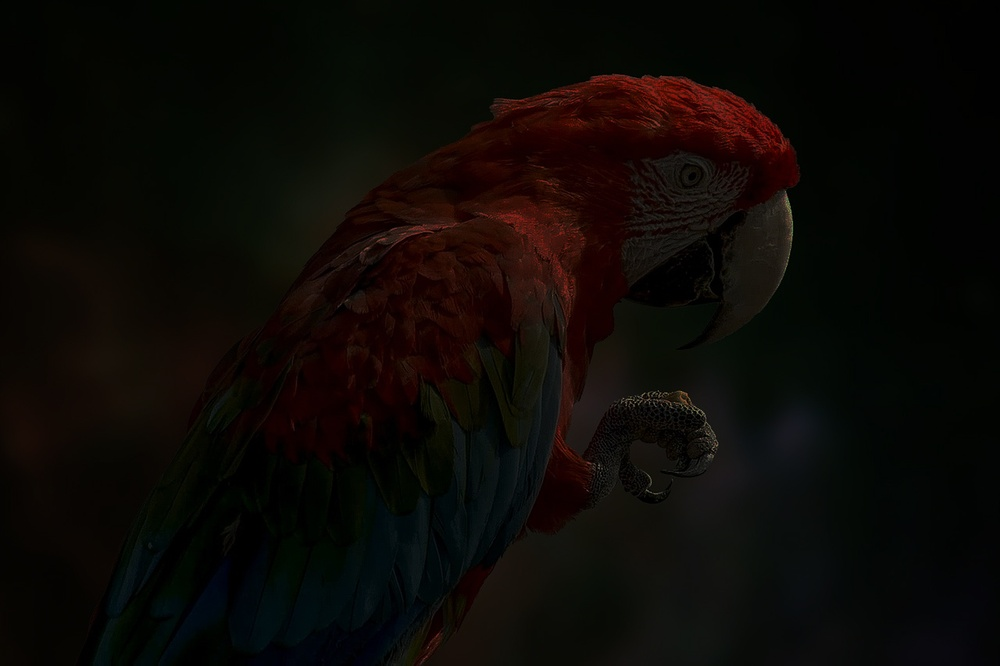
#> input picture parrot.jpg, 1000 x 666 px, shrunk from 1280 x 853 before the run
$ jupyter execute --allow-errors exp-3.ipynb
#> lines starting #> are read from the running program, lines starting #| are printed output that depends on the picture
# Ex.No:3
## Record-Histogram processing
**Reg.No:** 212223240034

**Name:** E.Mythri

[cell 1]
import cv2
import numpy as np
import matplotlib.pyplot as plt

[cell 2]
# Read the image in grayscale format.
img = cv2.imread('parrot.jpg', cv2.IMREAD_GRAYSCALE)
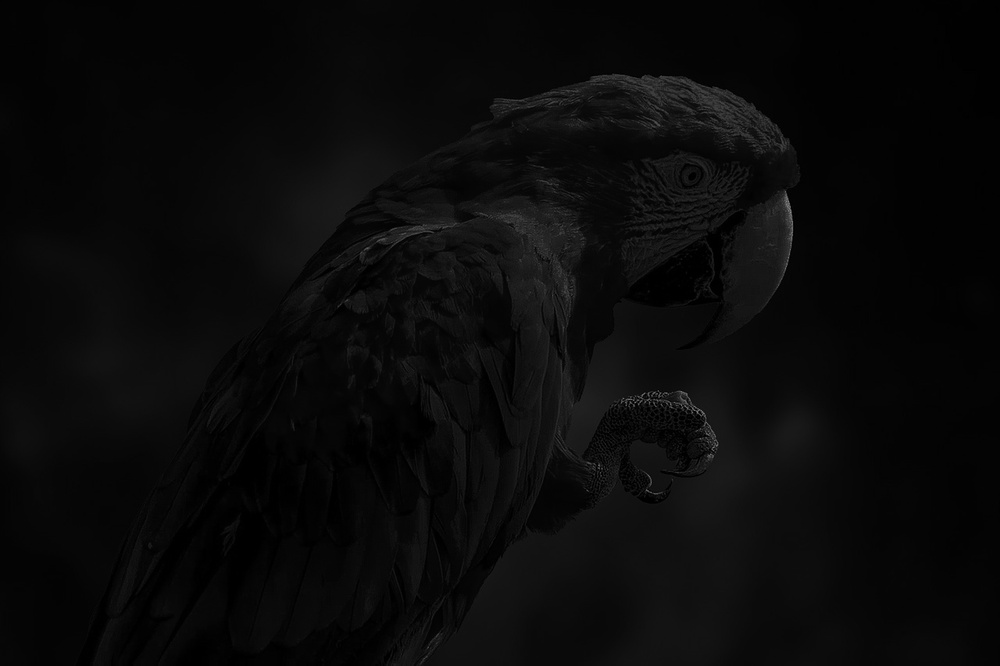
#> img: shape (666, 1000); min 0, max 144, mean 9.7

[cell 3]
# Display the images.
plt.imshow(img, cmap='gray')
plt.title('Original Image')
plt.show()

[cell 4]
# Display the images
plt.hist(img.ravel(),256,range = [0, 256]);
plt.title('Original Image')
plt.show()
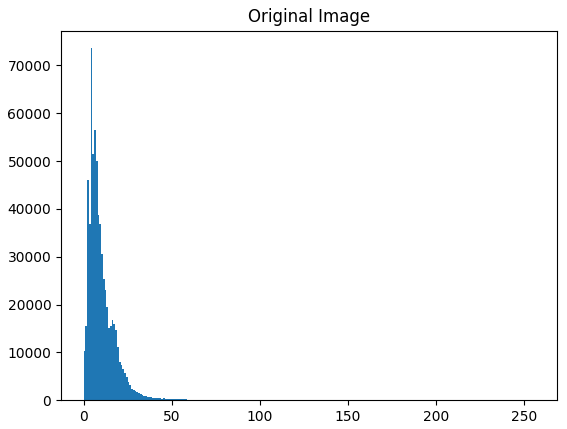
#> figure drawn by matplotlib, 1 panel; tallest bar 73601 high, from x = 4 to 5

[cell 5]
# Equalize histogram
img_eq = cv2.equalizeHist(img)
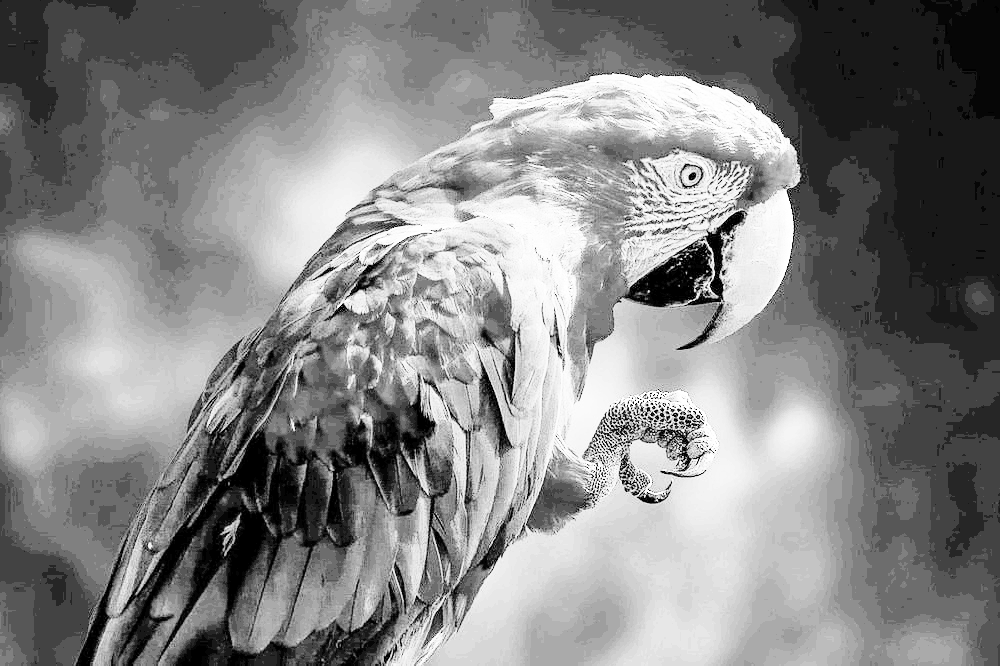
#> img_eq: shape (666, 1000); min 0, max 255, mean 132.7

[cell 6]
# Display the images.
plt.hist(img_eq.ravel(), 256, range = [0, 256])
plt.title('Equalized Histogram')
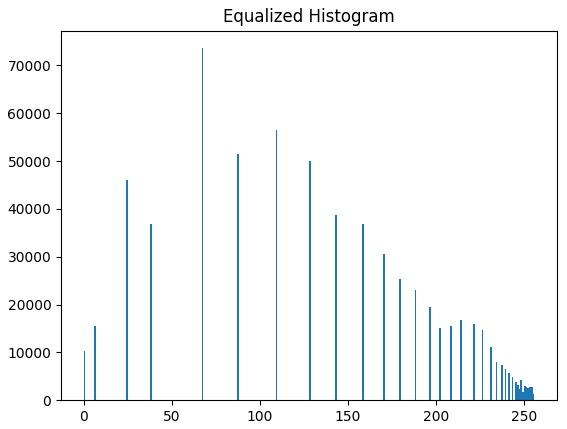
#> figure drawn by matplotlib, 1 panel; tallest bar 73601 high, from x = 67 to 68

[cell 7]
# Display the images.
plt.imshow(img_eq, cmap='gray')
plt.title('Original Image')
plt.show()

[cell 8]
# Read the color image.
img = cv2.imread('parrot.jpg', cv2.IMREAD_COLOR)
#> img is the input picture: shape (666, 1000, 3); mean B, G, R 5.7, 9.1, 12.4

[cell 9]
# Convert to HSV.
img_hsv = cv2.cvtColor(img, cv2.COLOR_BGR2HSV)
#> img_hsv: shape (666, 1000, 3); mean H, S, V 41.7, 165.8, 14.5

[cell 10]
# Perform histogram equalization only on the V channel, for value intensity.
img_hsv[:,:,2] = cv2.equalizeHist(img_hsv[:, :, 2])
#> img_hsv: shape (666, 1000, 3); mean H, S, V 41.7, 165.8, 131.2

[cell 11]
# Convert back to BGR format.
img_eq = cv2.cvtColor(img_hsv, cv2.COLOR_HSV2BGR)
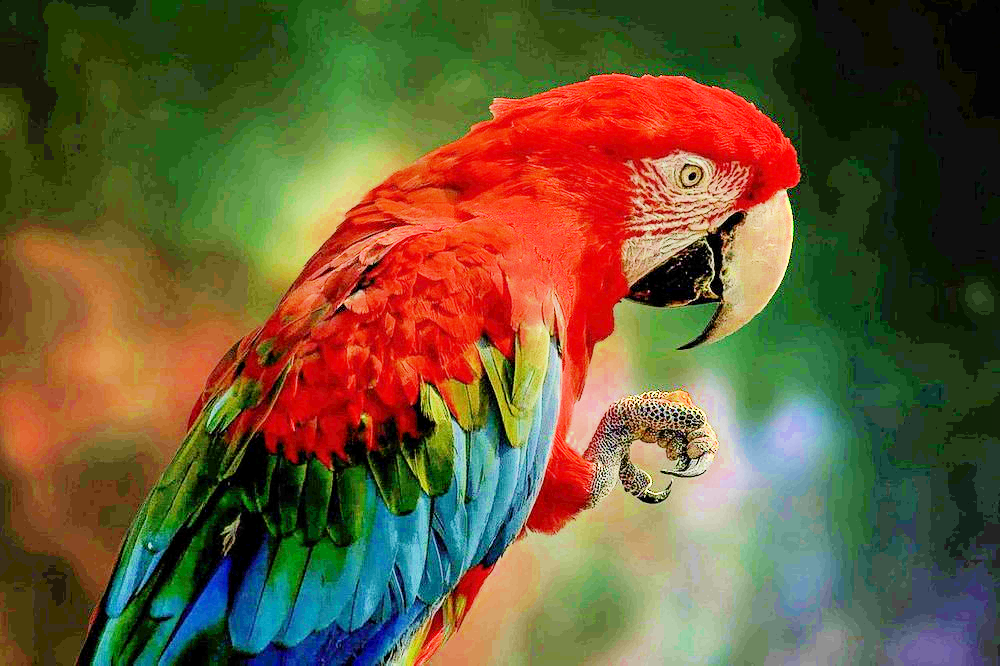
#> img_eq: shape (666, 1000, 3); mean B, G, R 55.7, 90.4, 106.6

#> (a cell that did not finish here is left out)

[cell 13]
plt.hist(img_eq.ravel(),256,range = [0, 256]); plt.title('Histogram Equalized');plt.show()
#> after `plt.hist(img_eq.ravel(), 256, range=[0, 256])`:
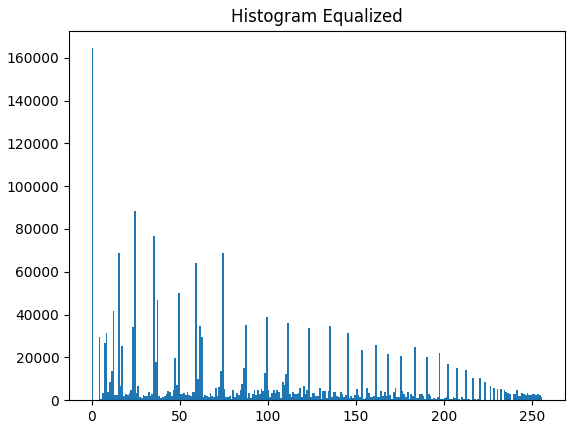
#> figure drawn by matplotlib, 1 panel; tallest bar 164433 high, from x = 0 to 1

#> (a cell that did not finish here is left out)

[cell 15]
plt.imshow(img_eq[:, :, ::-1])
plt.title('Equalized Image')
plt.show()

[cell 16]
plt.hist(img.ravel(),256,range = [0, 256])
plt.title('Original Image')
plt.show()
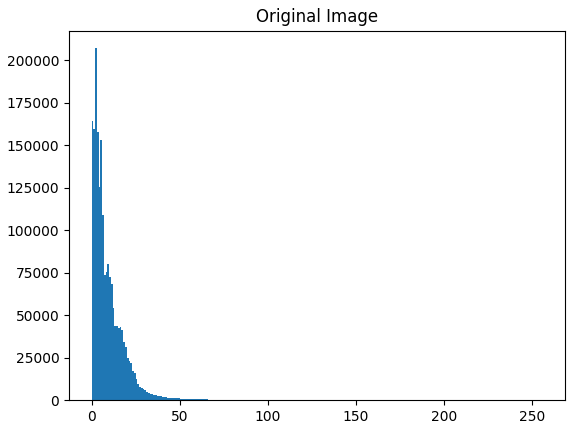
#> figure drawn by matplotlib, 1 panel; tallest bar 207159 high, from x = 2 to 3
